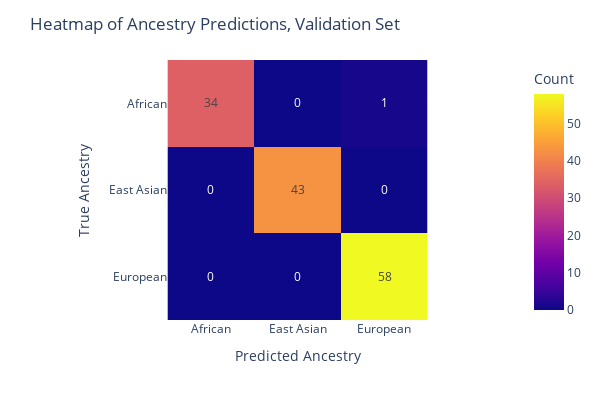

This figure's notebook cell:
### Code cell
index_x=['African','East Asian', 'European']

# Create an interactive heatmap
fig = px.imshow(grouped_data.values,
                labels=dict(x='Predicted Ancestry', y='True Ancestry', color='Count'),
                x=index_x,
                y=index_x,
                #color_continuous_scale='Blues',
                text_auto=True)

# Update layout
fig.update_layout(title='Heatmap of Ancestry Predictions, Validation Set', width=600, height=400)

# Save the heatmap as a PNG file
fig.write_image('population_validation_cm_heatmap.png', scale=2)  # Scale can be adjusted for higher resolution

# Show the Plotly heatmap
fig.show()

### Figure 1 — Plotly figure (JSON) as saved in the notebook; plotly's stock layout.template omitted (floating-point values rounded to 4 significant figures)
{"data": [{"coloraxis": "coloraxis", "hovertemplate": "Predicted Ancestry: %{x}<br>True Ancestry: %{y}<br>Count: %{z}<extra></extra>", "name": "0", "texttemplate": "%{z}", "type": "heatmap", "x": ["African", "East Asian", "European"], "xaxis": "x", "y": ["African", "East Asian", "European"], "yaxis": "y", "z": [[34, 0, 1], [0, 43, 0], [0, 0, 58]]}], "layout": {"coloraxis": {"colorbar": {"title": {"text": "Count"}}, "colorscale": [[0, "#0d0887"], [0.1111, "#46039f"], [0.2222, "#7201a8"], [0.3333, "#9c179e"], [0.4444, "#bd3786"], [0.5556, "#d8576b"], [0.6667, "#ed7953"], [0.7778, "#fb9f3a"], [0.8889, "#fdca26"], [1, "#f0f921"]]}, "height": 400, "margin": {"t": 60}, "title": {"text": "Heatmap of Ancestry Predictions, Validation Set"}, "width": 600, "xaxis": {"anchor": "y", "autorange": true, "constrain": "domain", "domain": [0.2005, 0.7995], "range": [-0.5, 2.5], "scaleanchor": "y", "title": {"text": "Predicted Ancestry"}, "type": "category"}, "yaxis": {"anchor": "x", "autorange": true, "constrain": "domain", "domain": [0, 1], "range": [2.5, -0.5], "title": {"text": "True Ancestry"}, "type": "category"}}}
